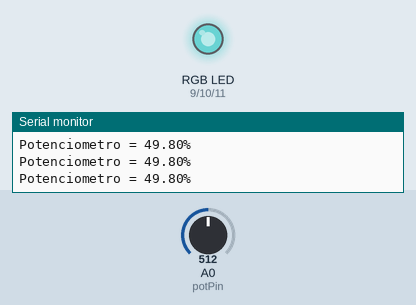
Recording of a sketch running on a simulated Arduino Uno, built with avr-gcc and run on an emulated ATmega328P. On the bench: an RGB LED mixed from three pins (HIGH = lit), the last lines printed to the serial monitor. Inputs (shaded band) come from the test bench; at power-on: A0 (potPin) = 512. Dim RGB values are drawn brighter than linear.

Above: at 1.2 s.
1.3 s: A0 (potPin) set to 114
At 1.7 s:
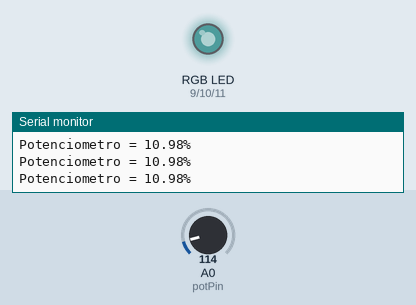
2.8 s: A0 (potPin) set to 99
At 4.0 s:
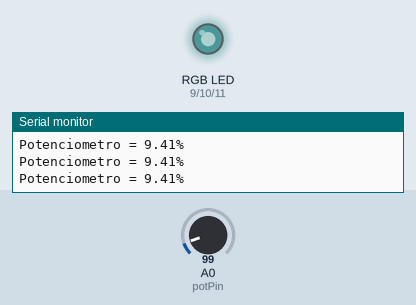
5.8 s: A0 (potPin) set to 716
At 6.8 s:
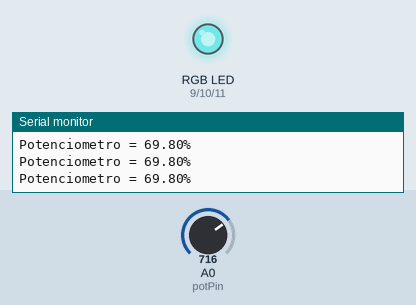
7.3 s: A0 (potPin) set to 1006
At 7.8 s:
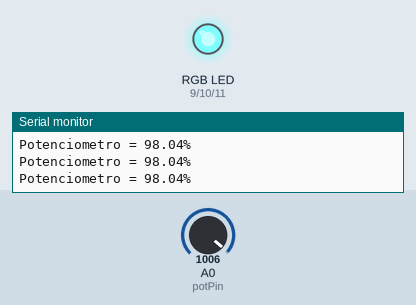
8.8 s: A0 (potPin) set to 1023
At 10.1 s:
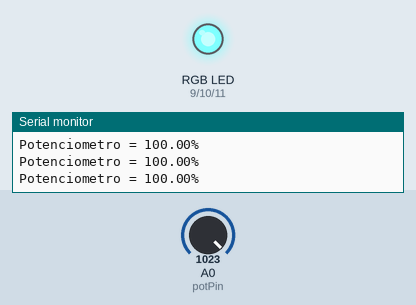
11.8 s: A0 (potPin) set to 0
At 13.2 s:
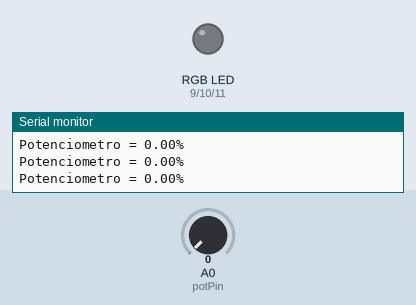
Timing chart, 0 to 14.3 s (numbered marks = the images above; inputs shaded):
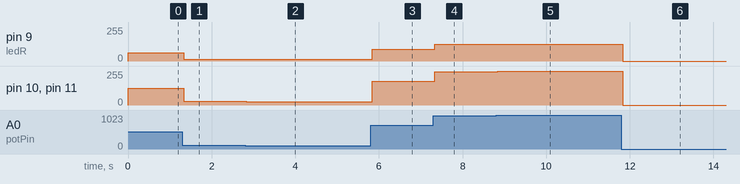

Measured:
- after the input at 1.3 s, pin 9 (ledR): 63/255 → 14/255 at once; pin 10 (ledG), pin 11 (ledB): 127/255 → 28/255 at once
- after the input at 2.8 s, pin 9 (ledR): 14/255 → 12/255 at once; pin 10 (ledG), pin 11 (ledB): 28/255 → 24/255 at once
- after the input at 5.8 s, pin 9 (ledR): 12/255 → 89/255 at once; pin 10 (ledG), pin 11 (ledB): 24/255 → 178/255 at once
- after the input at 7.3 s, pin 9 (ledR): 89/255 → 125/255 at once; pin 10 (ledG), pin 11 (ledB): 178/255 → 250/255 at once
- after the input at 8.8 s, pin 9 (ledR): 125/255 → 127/255 at once; pin 10 (ledG), pin 11 (ledB): 250/255 → 255/255 at once
- after the input at 11.8 s, pin 9 (ledR): 127/255 → 0/255 at once; pin 10 (ledG), pin 11 (ledB): 255/255 → 0/255 at once

The sketch:

clase2_3.ino
```cpp
int potPin = A0;
int value = 0;
int percent = 0;
int ledR = 9;
int ledG = 10;
int ledB = 11;

void setup() {
  Serial.begin(9600);
  pinMode(ledR, OUTPUT);
  pinMode(ledG, OUTPUT);
  pinMode(ledB, OUTPUT);
}

void loop() {
  value = analogRead(potPin);
  percent = map(value, 0, 1023, 0, 255);
  Serial.print("Potenciometro = ");
  Serial.print( (percent/255.0)*100 );
  Serial.println("%");
  analogWrite(ledR, (percent / 2));
  analogWrite(ledG, percent);
  analogWrite(ledB, percent);
}
```
